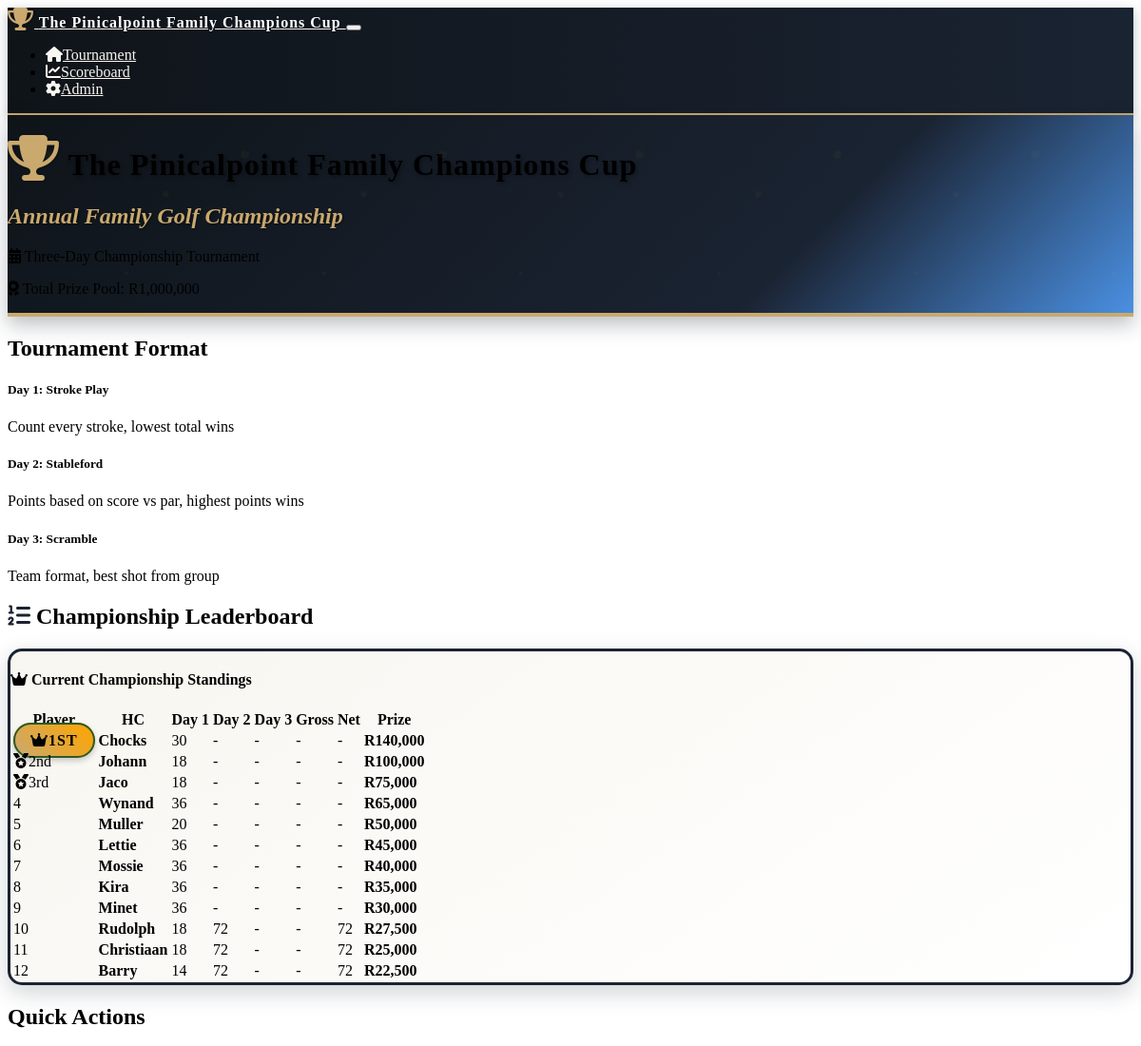
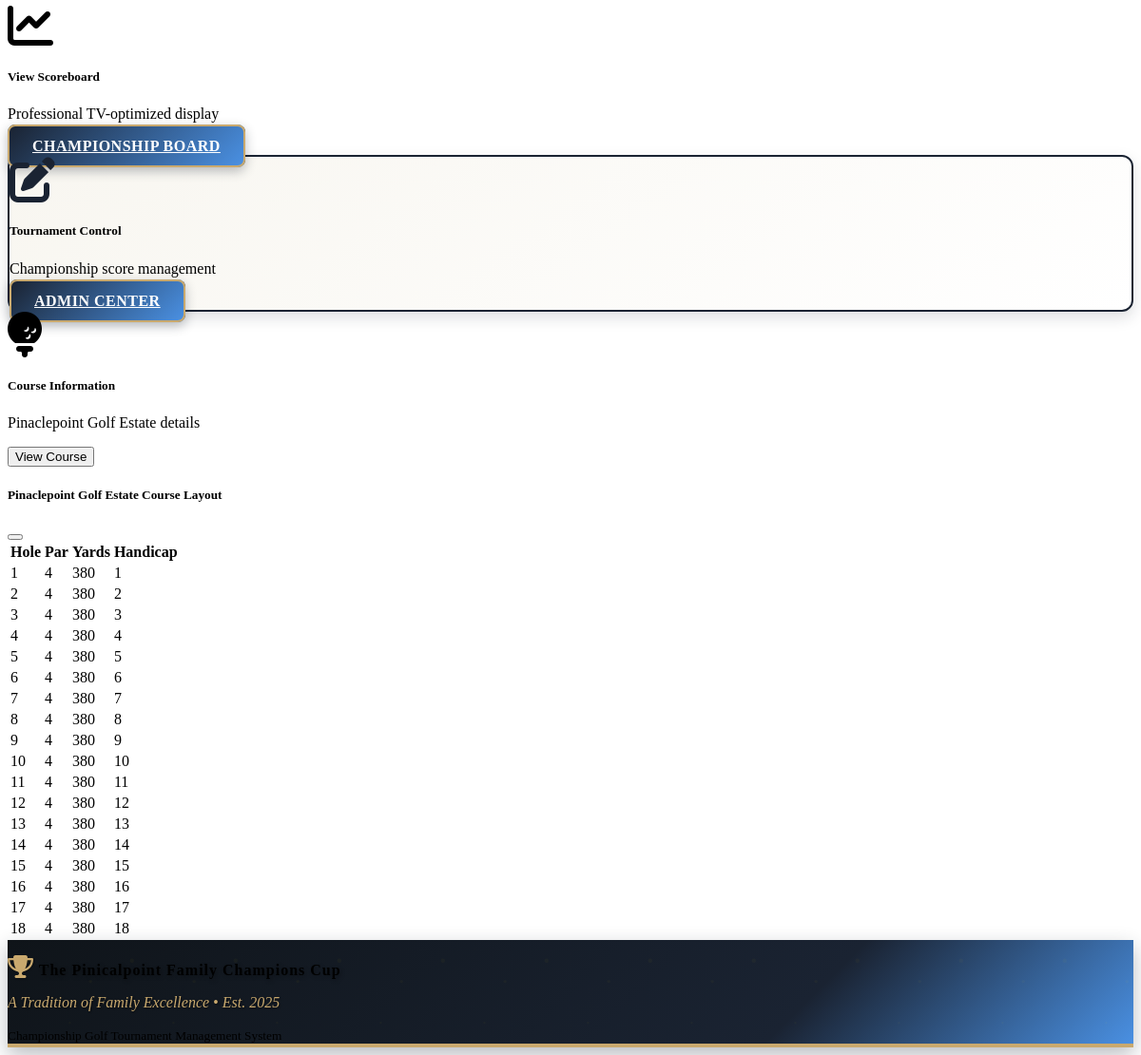
The page / on the database its author committed (2 pictures, top to bottom).
### models.py (models this page shows)
class Tournament(db.Model):
    id = db.Column(db.Integer, primary_key=True)
    name = db.Column(db.String(100), nullable=False, default="The Pinicalpoint Family Champions Cup")
    start_date = db.Column(db.Date, nullable=False)
    total_prize_pool = db.Column(db.Integer, default=1000000)
    created_at = db.Column(db.DateTime, default=datetime.utcnow)
    players = db.relationship('Player', backref='tournament', lazy=True)
    rounds = db.relationship('Round', backref='tournament', lazy=True)

class Round(db.Model):
    id = db.Column(db.Integer, primary_key=True)
    tournament_id = db.Column(db.Integer, db.ForeignKey('tournament.id'), nullable=False)
    day = db.Column(db.Integer, nullable=False)  # 1, 2, or 3
    format = db.Column(db.String(50), nullable=False)  # 'stroke_play', 'stableford', 'scramble'
    date = db.Column(db.Date, nullable=False)
    completed = db.Column(db.Boolean, default=False)
    scores = db.relationship('Score', backref='round', lazy=True)

class Player(db.Model):
    id = db.Column(db.Integer, primary_key=True)
    name = db.Column(db.String(100), nullable=False)
    tournament_id = db.Column(db.Integer, db.ForeignKey('tournament.id'), nullable=False)
    handicap = db.Column(db.Integer, default=0)
    created_at = db.Column(db.DateTime, default=datetime.utcnow)
    scores = db.relationship('Score', backref='player', lazy=True)

### routes.py (the view)
@app.route('/')
def index():
    tournament = Tournament.query.first()
    if not tournament:
        return redirect(url_for('player_setup'))
    players = Player.query.filter_by(tournament_id=tournament.id).all()
    rounds = Round.query.filter_by(tournament_id=tournament.id).order_by(Round.day).all()
    leaderboard = calculate_leaderboard(tournament.id)
    return render_template('index.html',
                         tournament=tournament,
                         players=players,
                         rounds=rounds,
                         leaderboard=leaderboard,
                         tournament_formats=TOURNAMENT_FORMATS)

### templates/index.html
{% extends "base.html" %}
{% block content %}
<div class="container">
    <div class="row mb-4">
        <div class="col-12">
            <div class="card tournament-header">
                <div class="card-body text-center py-5 position-relative">
                    <h1 class="card-title text-white mb-3 tournament-logo display-3">
                        <i class="fas fa-trophy me-3 trophy-icon"></i>
                        The Pinicalpoint Family Champions Cup
                    </h1>
                    <h2 class="tournament-tagline mb-3">
                        Annual Family Golf Championship
                    </h2>
                    <div class="row justify-content-center">
                        <div class="col-md-8">
                            <p class="card-text text-white mb-2 fs-5">
                                <i class="fas fa-calendar-alt me-2"></i>
                                Three-Day Championship Tournament
                            </p>
                            <p class="card-text text-white-50 mb-0 fs-6">
                                <i class="fas fa-award me-2"></i>
                                Total Prize Pool: R{{ "{:,}".format(tournament.total_prize_pool) }}
                            </p>
                        </div>
                    </div>
                </div>
            </div>
        </div>
    </div>
    <div class="row mb-4">
        <div class="col-12">
            <h2 class="mb-3">Tournament Format</h2>
            <div class="row">
                {% for day, format_info in tournament_formats.items() %}
                <div class="col-md-4 mb-3">
                    <div class="card h-100">
                        <div class="card-header">
                            <h5 class="mb-0">Day {{ day }}: {{ format_info.name }}</h5>
                        </div>
                        <div class="card-body">
                            <p class="card-text">{{ format_info.description }}</p>
                        </div>
                    </div>
                </div>
                {% endfor %}
            </div>
        </div>
    </div>
    {% if leaderboard %}
    <div class="row mb-4">
        <div class="col-12">
            <h2 class="mb-3 text-center">
                <i class="fas fa-list-ol me-2 text-golf-green"></i>
                Championship Leaderboard
            </h2>
            <div class="card leaderboard-card">
                <div class="card-header text-center">
                    <h4 class="mb-0">
                        <i class="fas fa-crown me-2"></i>
                        Current Championship Standings
                    </h4>
                </div>
                <div class="card-body">
                    <div class="table-responsive">
                        <table class="table table-striped">
                            <thead>
                                <tr>
                                    <th class="text-start">Player</th>
                                    <th class="text-center">HC</th>
                                    <th class="text-center">Day 1</th>
                                    <th class="text-center">Day 2</th>
                                    <th class="text-center">Day 3</th>
                                    <th class="text-center">Gross</th>
                                    <th class="text-center">Net</th>
                                    <th class="text-center">Prize</th>
                                </tr>
                            </thead>
                            <tbody>
                                {% for player_data in leaderboard %}
                                <tr class="{% if player_data.rank <= 3 %}table-warning{% endif %}">
                                    <td class="text-center">
                                        {% if player_data.rank == 1 %}
                                            <span class="championship-badge">
                                                <i class="fas fa-crown me-1"></i>1st
                                            </span>
                                        {% elif player_data.rank == 2 %}
                                            <span class="badge bg-secondary fs-6">
                                                <i class="fas fa-medal me-1"></i>2nd
                                            </span>
                                        {% elif player_data.rank == 3 %}
                                            <span class="badge bg-warning text-dark fs-6">
                                                <i class="fas fa-medal me-1"></i>3rd
                                            </span>
                                        {% else %}
                                            <span class="fs-5 fw-bold">{{ player_data.rank }}</span>
                                        {% endif %}
                                    </td>
                                    <td><strong class="fs-5">{{ player_data.player.name }}</strong></td>
                                    <td class="text-center">
                                    <span class="badge bg-primary">{{ player_data.player.handicap }}</span>
                                </td>
                                    <td>{{ player_data.day_scores[0] or '-' }}</td>
                                    <td>{{ player_data.day_scores[1] or '-' }}</td>
                                    <td>{{ player_data.day_scores[2] or '-' }}</td>
                                    <td>
                                        {% if player_data.total_score > 0 %}
                                            {{ player_data.total_score }}
                                        {% elif player_data.total_points > 0 %}
                                            {{ player_data.total_points }} pts
                                        {% else %}
                                            -
                                        {% endif %}
                                    </td>
                                    <td class="text-success"><strong>R{{ "{:,}".format(player_data.prize) }}</strong></td>
                                </tr>
                                {% endfor %}
                            </tbody>
                        </table>
                    </div>
                </div>
            </div>
        </div>
    </div>
    {% endif %}
    <div class="row">
        <div class="col-12">
            <h2 class="mb-3">Quick Actions</h2>
            <div class="row">
                <div class="col-md-4 mb-3">
                    <div class="card h-100">
                        <div class="card-body text-center">
                            <i class="fas fa-chart-line fa-3x text-primary mb-3"></i>
                            <h5 class="card-title">View Scoreboard</h5>
                            <p class="card-text">Professional TV-optimized display</p>
                            <a href="{{ url_for('scoreboard') }}" class="btn btn-tournament">Championship Board</a>
                        </div>
                    </div>
                </div>
                <div class="col-md-4 mb-3">
                    <div class="card card-tournament h-100">
                        <div class="card-body text-center">
                            <i class="fas fa-edit fa-3x text-golf-green mb-3"></i>
                            <h5 class="card-title">Tournament Control</h5>
                            <p class="card-text">Championship score management</p>
                            <a href="{{ url_for('admin') }}" class="btn btn-tournament">Admin Center</a>
                        </div>
                    </div>
                </div>
                <div class="col-md-4 mb-3">
                    <div class="card h-100">
                        <div class="card-body text-center">
                            <i class="fas fa-golf-ball fa-3x text-info mb-3"></i>
                            <h5 class="card-title">Course Information</h5>
                            <p class="card-text">Pinaclepoint Golf Estate details</p>
                            <button class="btn btn-info" data-bs-toggle="modal" data-bs-target="#courseModal">
                                View Course
                            </button>
                        </div>
                    </div>
                </div>
            </div>
        </div>
    </div>
</div>
<div class="modal fade" id="courseModal" tabindex="-1">
    <div class="modal-dialog modal-lg">
        <div class="modal-content">
            <div class="modal-header">
                <h5 class="modal-title">Pinaclepoint Golf Estate Course Layout</h5>
                <button type="button" class="btn-close" data-bs-dismiss="modal"></button>
            </div>
            <div class="modal-body">
                <div class="table-responsive">
                    <table class="table table-sm">
                        <thead>
                            <tr>
                                <th>Hole</th>
                                <th>Par</th>
                                <th>Yards</th>
                                <th>Handicap</th>
                            </tr>
                        </thead>
                        <tbody>
                            {% for hole in range(1, 19) %}
                            <tr>
                                <td>{{ hole }}</td>
                                <td>4</td>
                                <td>380</td>
                                <td>{{ hole }}</td>
                            </tr>
                            {% endfor %}
                        </tbody>
                    </table>
                </div>
            </div>
        </div>
    </div>
</div>
{% endblock %}

### static/css/custom.css (style rules this page uses)
:root { --tournament-navy: #1a2332; --tournament-gold: #c9a96e; --tournament-white: #FFFFFF; --tournament-dark-navy: #0f1419; --tournament-accent-blue: #4a90e2; --tournament-cream: #f8f6f0; --tournament-silver: #8a9ba8; --tournament-shadow: rgba(26, 35, 50, 0.3); --tournament-green: #2d5a27; --tournament-light-green: #4a7c59; }
.tournament-header { background: linear-gradient(135deg, var(--tournament-dark-navy) 0%, var(--tournament-navy) 70%, var(--tournament-accent-blue) 100%); border-bottom: 4px solid var(--tournament-gold); box-shadow: 0 8px 20px var(--tournament-shadow); position: relative; overflow: hidden; }
.tournament-header::before { content: ''; position: absolute; top: 0; left: 0; right: 0; bottom: 0; opacity: 0.3; }
.tournament-logo { font-family: 'Georgia', serif; font-weight: bold; text-shadow: 2px 2px 4px rgba(0,0,0,0.3); letter-spacing: 1px; }
.tournament-tagline { font-family: 'Georgia', serif; font-style: italic; color: var(--tournament-gold); text-shadow: 1px 1px 2px rgba(0,0,0,0.5); }
.text-golf-green { color: var(--tournament-navy) !important; }
.card-tournament { border: 2px solid var(--tournament-navy); border-radius: 12px; box-shadow: 0 6px 16px rgba(26, 35, 50, 0.15); background: linear-gradient(145deg, var(--tournament-cream) 0%, #ffffff 100%); }
.leaderboard-card { background: linear-gradient(145deg, var(--tournament-cream) 0%, #ffffff 100%); border: 3px solid var(--tournament-navy); border-radius: 15px; box-shadow: 0 8px 24px rgba(26, 35, 50, 0.2); }
.btn-tournament { background: linear-gradient(135deg, var(--tournament-navy) 0%, var(--tournament-accent-blue) 100%); border: 2px solid var(--tournament-gold); color: white; font-weight: bold; text-transform: uppercase; letter-spacing: 0.5px; padding: 12px 24px; border-radius: 8px; box-shadow: 0 4px 12px rgba(26, 35, 50, 0.3); transition: all 0.3s ease; }
.championship-badge { background: linear-gradient(45deg, var(--tournament-gold) 0%, #FFA500 100%); color: #000; font-weight: bold; border: 2px solid var(--tournament-green); padding: 8px 16px; border-radius: 25px; box-shadow: 0 3px 6px rgba(0,0,0,0.2); text-transform: uppercase; letter-spacing: 1px; }
.trophy-icon { color: var(--tournament-gold); text-shadow: 1px 1px 2px rgba(0,0,0,0.3); font-size: 1.5em; }

### rows shown on the page
Tournament: total_prize_pool "1,000,000"
Round: day "2", name "Stableford", description "Points based on score vs par, highest points wins"
Round: day "3", name "Scramble", description "Team format, best shot from group"
Player: player.name "Chocks", player.handicap "30"
Player: player.name "Johann", player.handicap "18"
Player: player.name "Jaco", player.handicap "18"
Player: player.name "Wynand", player.handicap "36"
Player: player.name "Muller", player.handicap "20"
Player: player.name "Lettie", player.handicap "36"
Player: player.name "Mossie", player.handicap "36"
Player: player.name "Kira", player.handicap "36"
Player: player.name "Minet", player.handicap "36"
Player: player.name "Rudolph", player.handicap "18"
Player: player.name "Christiaan", player.handicap "18"
Player: player.name "Barry", player.handicap "14"

### other values the page prints
{{ day }} "1"
{{ player_data.day_scores[0] or '-' }} "-" "-" "-" "-" "-" "-" "-" "-" "-" "72" "72" "72"
{{ player_data.day_scores[1] or '-' }} "-" "-" "-" "-" "-" "-" "-" "-" "-" "-" "-" "-"
{{ player_data.day_scores[2] or '-' }} "-" "-" "-" "-" "-" "-" "-" "-" "-" "-" "-" "-"
{{ "{:,}".format(player_data.prize) }} "140,000" "100,000" "75,000" "65,000" "50,000" "45,000" "40,000" "35,000" "30,000" "27,500" "25,000" "22,500"
{{ player_data.rank }} "4" "5" "6" "7" "8" "9" "10" "11" "12"
{{ player_data.total_score }} "72" "72" "72"
{{ hole }} "1" "2" "3" "4" "5" "6" "7" "8" "9" "10" "11" "12" "13" "14" "15" "16" "17" "18"
